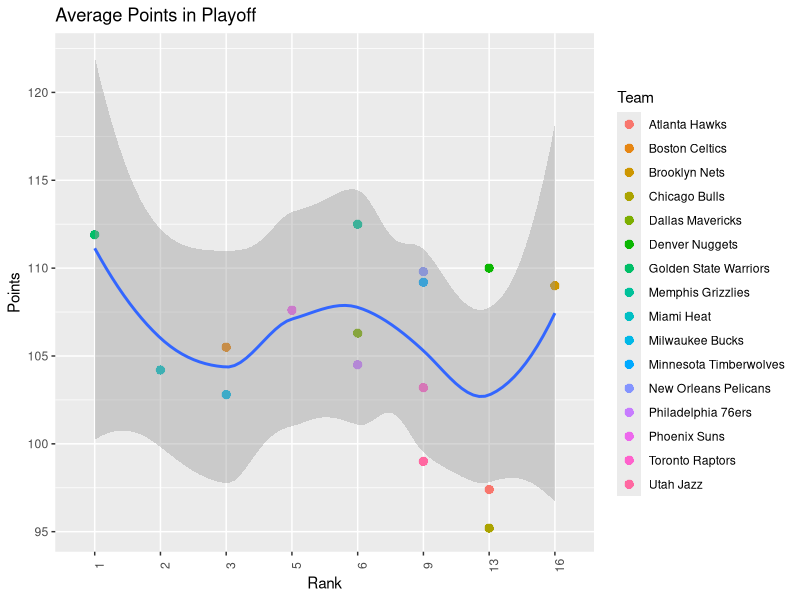
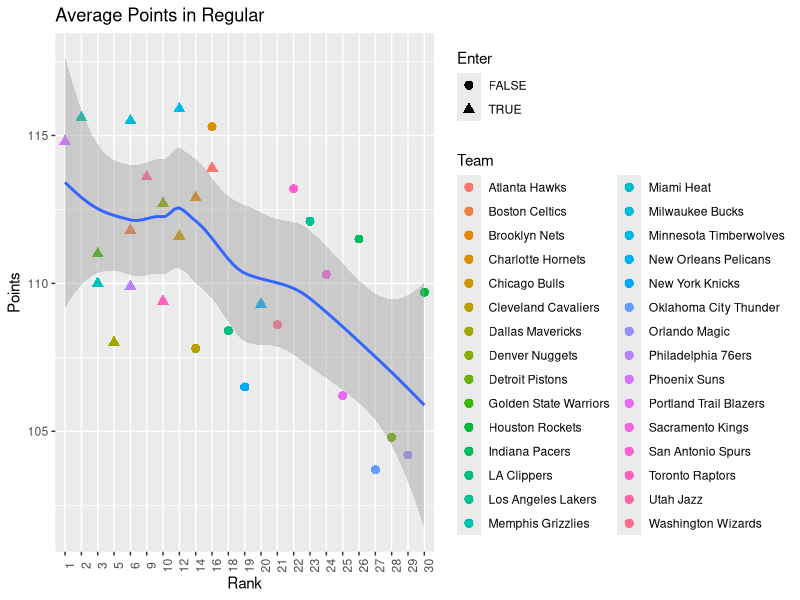
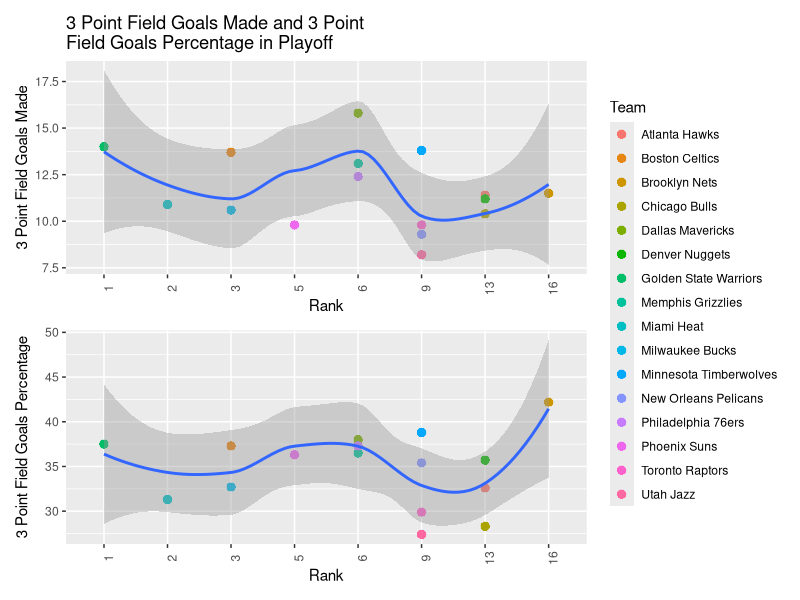
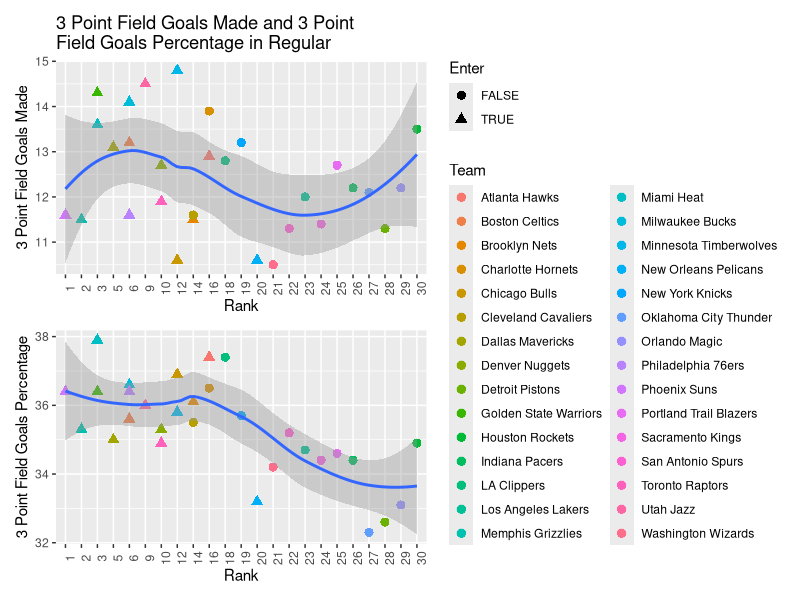
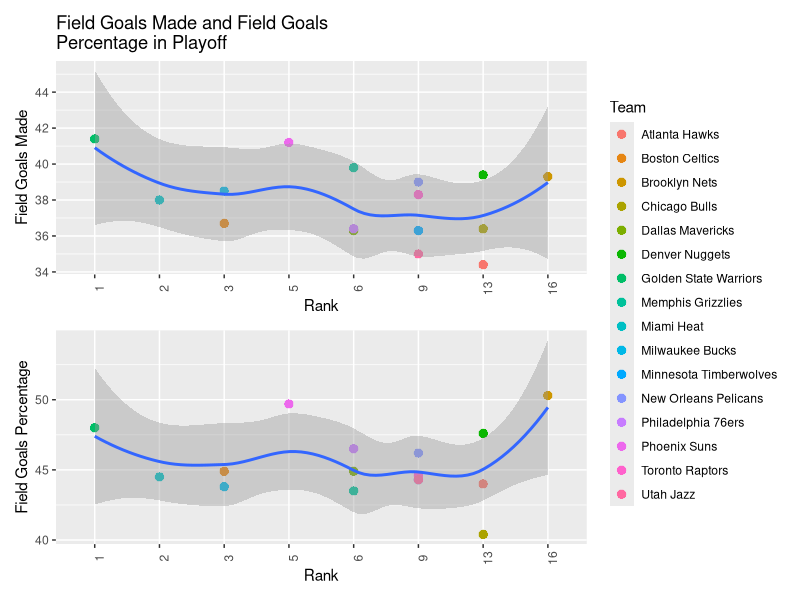
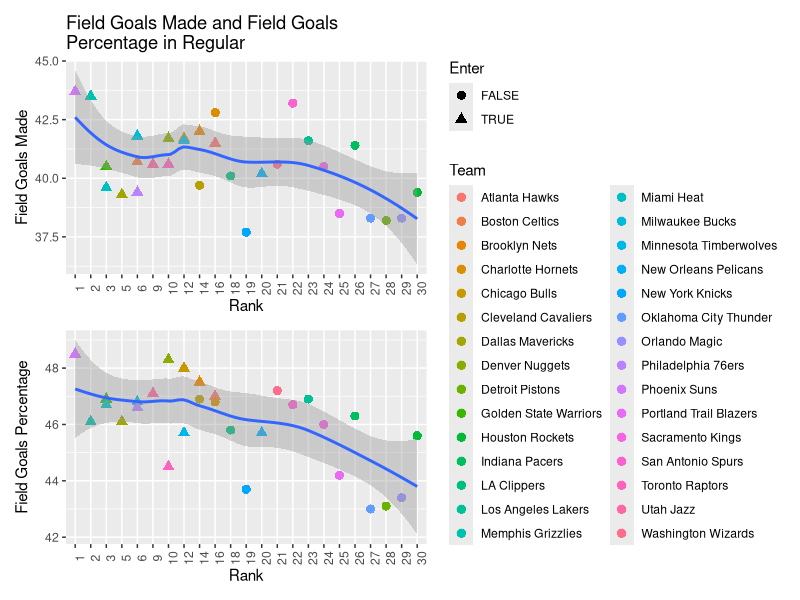

These figures' R source, in order:
## ---- chunk 1
# this prevents package loading message from appearing in the rendered version of your problem set
knitr::opts_chunk$set(warning = FALSE, message = FALSE, echo = TRUE)
## ---- chunk 2
#Read cleaned data
playoff<-read.csv(file = './docs/data/playoff.csv')
regular<-read.csv(file = './docs/data/regular.csv')

#Factor Team and Rank
playoff$Team = as.factor(playoff$Team)
playoff$Rank = as.factor(playoff$Rank)
regular$Team = as.factor(regular$Team)
regular$Rank = as.factor(regular$Rank)
## ---- chunk 3
library(ggplot2)

#plot scatter plot with smooth line in playoff about points
g_playoff <- ggplot(data = playoff,aes(x=Rank, y=PTS))+
  geom_point(size=3.0,stroke=0.1,aes(color=Team))+
  geom_smooth(aes(x=as.integer(Rank), y=PTS))+
  theme(axis.text.x = element_text(angle=90))+
  ggtitle('Average Points in Playoff')+
  ylab('Points')
g_playoff

#plot scatter plot with smooth line in regular about points
g_regular <- ggplot(data = regular,aes(x=Rank, y=PTS))+
  geom_point(size=3.0,stroke=0.1,aes(color=Team,shape=Enter))+
  geom_smooth(aes(x=as.integer(Rank), y=PTS))+
  theme(axis.text.x = element_text(angle=90))+
  ggtitle('Average Points in Regular')+
  ylab('Points')
g_regular
## ---- chunk 4
library(patchwork)

#plot scatter plot with smooth line in playoff about 3 points
g_playoff <- ggplot(data = playoff,aes(x=Rank, y=X3PM))+
  geom_point(size=3.0,stroke=0.1,aes(color=Team))+
  geom_smooth(aes(x=as.integer(Rank), y=X3PM))+
  theme(axis.text.x = element_text(angle=90))+
  ggtitle('3 Point Field Goals Made and 3 Point\nField Goals Percentage in Playoff')+
  ylab('3 Point Field Goals Made')
g_playoff2 <- ggplot(data = playoff,aes(x=Rank, y=X3P.))+
  geom_point(size=3.0,stroke=0.1,aes(color=Team))+
  geom_smooth(aes(x=as.integer(Rank), y=X3P.))+
  theme(axis.text.x = element_text(angle=90))+
  ylab('3 Point Field Goals Percentage')

g_playoff / g_playoff2 + plot_layout(guides = 'collect')

#plot scatter plot with smooth line in regular about 3 points
g_regular <- ggplot(data = regular,aes(x=Rank, y=X3PM))+
  geom_point(size=3.0,stroke=0.1,aes(color=Team,shape=Enter))+
  geom_smooth(aes(x=as.integer(Rank), y=X3PM))+
  theme(axis.text.x = element_text(angle=90))+
  ggtitle('3 Point Field Goals Made and 3 Point\nField Goals Percentage in Regular')+
  ylab('3 Point Field Goals Made')
g_regular2 <- ggplot(data = regular,aes(x=Rank, y=X3P.))+
  geom_point(size=3.0,stroke=0.1,aes(color=Team,shape=Enter))+
  geom_smooth(aes(x=as.integer(Rank), y=X3P.))+
  theme(axis.text.x = element_text(angle=90))+
  ylab('3 Point Field Goals Percentage')

g_regular / g_regular2 + plot_layout(guides = 'collect')
## ---- chunk 5
#plot scatter plot with smooth line in playoff about field goals
g_playoff <- ggplot(data = playoff,aes(x=Rank, y=FGM))+
  geom_point(size=3.0,stroke=0.1,aes(color=Team))+
  geom_smooth(aes(x=as.integer(Rank)))+
  theme(axis.text.x = element_text(angle=90))+
  ggtitle('Field Goals Made and Field Goals \nPercentage in Playoff')+
  ylab('Field Goals Made')
g_playoff2 <- ggplot(data = playoff,aes(x=Rank, y=FG.))+
  geom_point(size=3.0,stroke=0.1,aes(color=Team))+
  geom_smooth(aes(x=as.integer(Rank), y=FG.))+
  theme(axis.text.x = element_text(angle=90))+
  ylab('Field Goals Percentage')

g_playoff / g_playoff2 + plot_layout(guides = 'collect')

#plot scatter plot with smooth line in regular about field goals
g_regular <- ggplot(data = regular,aes(x=Rank, y=FGM))+
  geom_point(size=3.0,stroke=0.1,aes(color=Team,shape=Enter))+
  geom_smooth(aes(x=as.integer(Rank), y=FGM))+
  theme(axis.text.x = element_text(angle=90))+
  ggtitle('Field Goals Made and Field Goals \nPercentage in Regular')+
  ylab('Field Goals Made')
g_regular2 <- ggplot(data = regular,aes(x=Rank, y=FG.))+
  geom_point(size=3.0,stroke=0.1,aes(color=Team,shape=Enter))+
  geom_smooth(aes(x=as.integer(Rank), y=FG.))+
  theme(axis.text.x = element_text(angle=90))+
  ylab('Field Goals Percentage')

g_regular / g_regular2 + plot_layout(guides = 'collect')
